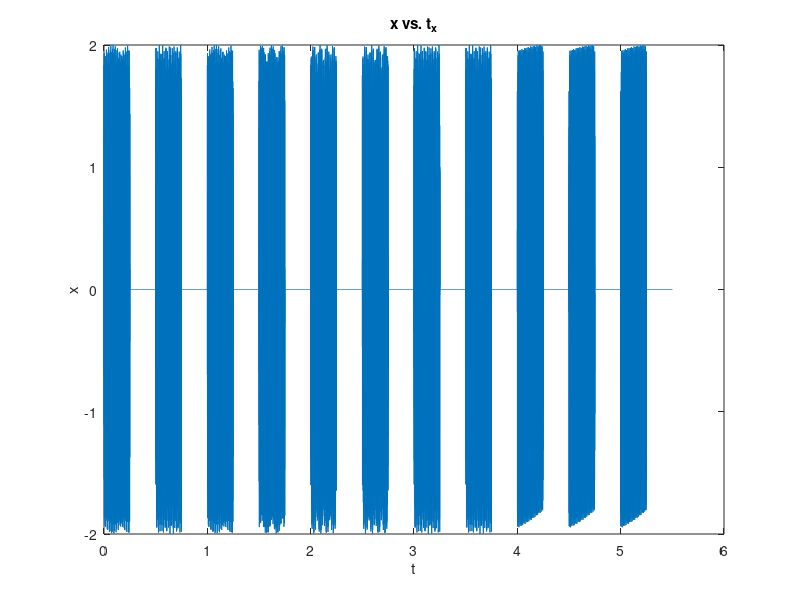

MATLAB code to generate this figure: (Note: this script raises an error after producing the figure.)
% FILE: Ex3.m
% NAME: Tianning Li
% DESCRIPTION: Identifying Frequency Contentof a Signal

% Clear all variables and close all windows
clear all; close all; clc;
load phonenum.mat
t_x = (0:(length(x)-1)) * (1/Fs);
plot(t_x,x);
xlabel('t');
ylabel('x');
title('x vs. t_x');
phone_num = zeros(11,1);
figure;
for i=1:length(phone_num)
    start_index = 0.5*(i-1)*Fs+1;
    end_index = 0.5*i*Fs;
    signal = x(1,start_index:end_index);
    phone_num(i) = classify(signal, Fs);
    t_signal = (0:(length(signal)-1)) * (1/Fs);
    str = ['Number = ', num2str(phone_num(i))];
    subplot(3,4,i);
    plot(t_signal,signal);
    xlabel('t(s) signal');
    ylabel('x(t)');
    title(str);
end
